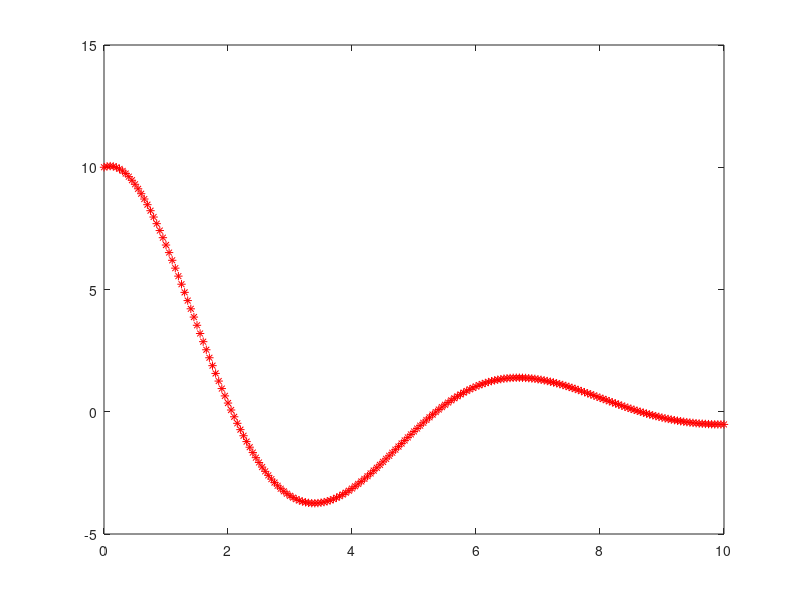

Recreate this plot in MATLAB.
#!/usr/bin/octave -qf
x = [0,0.05,0.1,0.15,0.2,0.25,0.3,0.35,0.4,0.45,0.5,0.55,0.6,0.65,0.7,0.75,0.8,0.85,0.9,0.95,1,1.05,1.1,1.15,1.2,1.25,1.3,1.35,1.4,1.45,1.5,1.55,1.6,1.65,1.7,1.75,1.8,1.85,1.9,1.95,2,2.05,2.1,2.15,2.2,2.25,2.3,2.35,2.4,2.45,2.5,2.55,2.6,2.65,2.7,2.75,2.8,2.85,2.9,2.95,3,3.05,3.1,3.15,3.2,3.25,3.3,3.35,3.4,3.45,3.5,3.55,3.6,3.65,3.7,3.75,3.8,3.85,3.9,3.95,4,4.05,4.1,4.15,4.2,4.25,4.3,4.35,4.4,4.45,4.5,4.55,4.6,4.65,4.7,4.75,4.8,4.85,4.9,4.95,5,5.05,5.1,5.15,5.2,5.25,5.3,5.35,5.4,5.45,5.5,5.55,5.6,5.65,5.7,5.75,5.8,5.85,5.9,5.95,6,6.05,6.1,6.15,6.2,6.25,6.3,6.35,6.4,6.45,6.5,6.55,6.6,6.65,6.7,6.75,6.8,6.85,6.9,6.95,7,7.05,7.1,7.15,7.2,7.25,7.3,7.35,7.4,7.45,7.5,7.55,7.6,7.65,7.7,7.75,7.8,7.85,7.9,7.95,8,8.05,8.1,8.15,8.2,8.25,8.3,8.35,8.4,8.45,8.5,8.55,8.6,8.65,8.7,8.75,8.8,8.85,8.9,8.95,9,9.05,9.1,9.15,9.2,9.25,9.3,9.35,9.4,9.45,9.5,9.55,9.6,9.65,9.7,9.75,9.8,9.85,9.9,9.95,10];
y = [10,10.0368,10.0478,10.0338,9.99546,9.93364,9.84919,9.74298,9.61592,9.46893,9.30297,9.11901,8.91803,8.70103,8.46901,8.223,7.96402,7.69307,7.41119,7.11939,6.81869,6.51008,6.19456,5.87311,5.5467,5.21628,4.88278,4.54711,4.21017,3.87282,3.5359,3.20024,2.86661,2.53579,2.20849,1.88544,1.56729,1.25468,0.948223,0.648489,0.356016,0.0713109,-0.205155,-0.472945,-0.731655,-0.980918,-1.2204,-1.44979,-1.66884,-1.8773,-2.07498,-2.26171,-2.43735,-2.60179,-2.75497,-2.89684,-3.02738,-3.14661,-3.25456,-3.35131,-3.43695,-3.5116,-3.57539,-3.62849,-3.67108,-3.70338,-3.72561,-3.738,-3.74082,-3.73435,-3.71887,-3.69469,-3.66213,-3.62151,-3.57318,-3.51748,-3.45476,-3.38538,-3.30972,-3.22815,-3.14104,-3.04877,-2.95172,-2.85026,-2.74479,-2.63568,-2.5233,-2.40803,-2.29024,-2.17028,-2.04853,-1.92534,-1.80104,-1.67598,-1.55049,-1.42489,-1.2995,-1.17461,-1.05052,-0.927511,-0.805854,-0.685808,-0.567621,-0.451529,-0.337757,-0.226516,-0.118005,-0.0124098,0.0900946,0.189348,0.285201,0.377519,0.466178,0.55107,0.632095,0.709169,0.782219,0.851184,0.916014,0.976672,1.03313,1.08538,1.13341,1.17723,1.21686,1.25232,1.28364,1.31088,1.33409,1.35333,1.36866,1.38017,1.38795,1.39207,1.39265,1.38978,1.38357,1.37413,1.3616,1.34608,1.3277,1.3066,1.28291,1.25675,1.22828,1.19762,1.16491,1.13031,1.09395,1.05596,1.0165,0.975704,0.933709,0.890657,0.846683,0.801924,0.756514,0.710582,0.664259,0.617668,0.570934,0.524175,0.477508,0.431044,0.384891,0.339155,0.293936,0.249329,0.205427,0.162316,0.12008,0.0787966,0.0385392,-0.000623232,-0.0386267,-0.0754118,-0.110924,-0.145113,-0.177935,-0.209348,-0.239318,-0.267812,-0.294805,-0.320274,-0.344201,-0.366574,-0.387383,-0.406623,-0.424293,-0.440396,-0.454938,-0.467931,-0.479387,-0.489324,-0.497763,-0.504726,-0.510241,-0.514336,-0.517044,-0.518398,-0.518436];
plot(x,y,'r*')
pause()